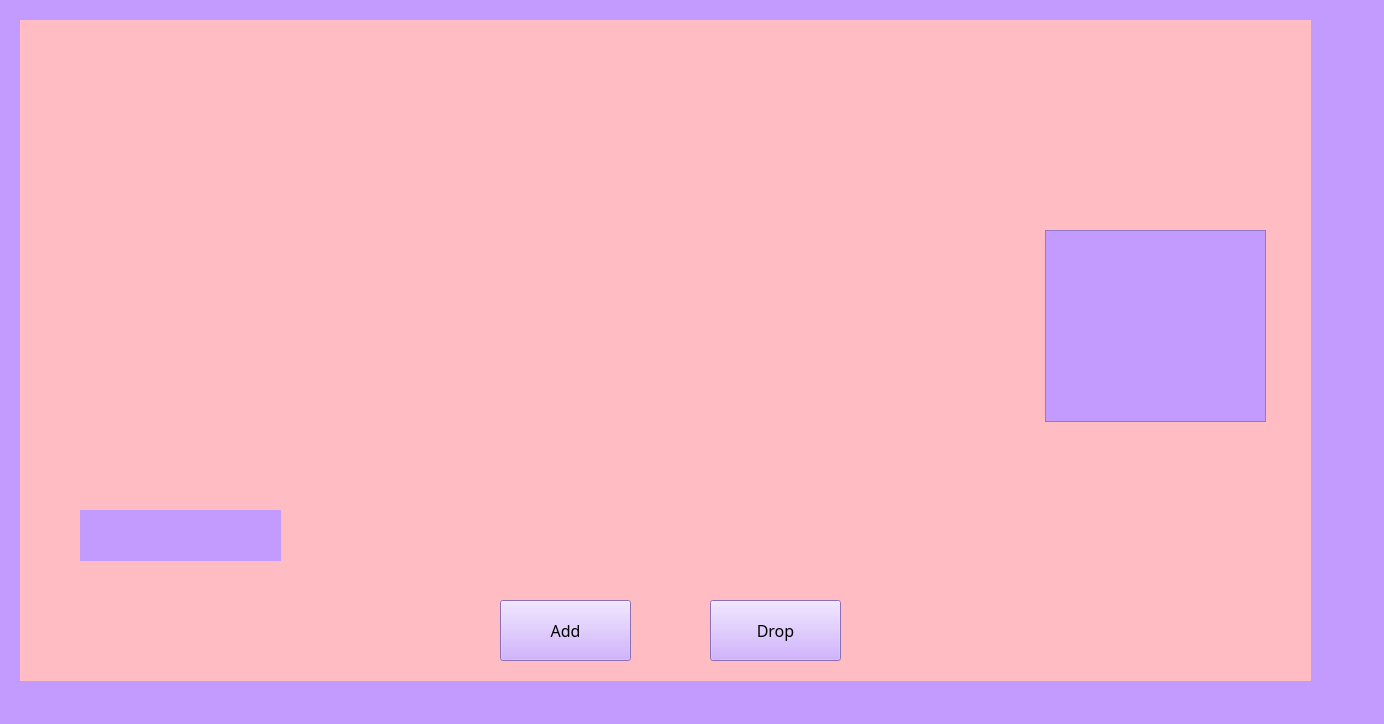
<?xml version="1.0" encoding="UTF-8"?>
<ui version="4.0">
 <class>server_greeting</class>
 <widget class="QMainWindow" name="server_greeting">
  <property name="geometry">
   <rect>
    <x>0</x>
    <y>0</y>
    <width>1384</width>
    <height>724</height>
   </rect>
  </property>
  <property name="font">
   <font>
    <family>OCR A Extended</family>
    <pointsize>10</pointsize>
   </font>
  </property>
  <property name="windowTitle">
   <string>Server</string>
  </property>
  <property name="styleSheet">
   <string notr="true">background-color:rgb(195, 155, 255)</string>
  </property>
  <widget class="QWidget" name="centralwidget">
   <widget class="QStackedWidget" name="server_stack_widget">
    <property name="geometry">
     <rect>
      <x>20</x>
      <y>20</y>
      <width>1291</width>
      <height>661</height>
     </rect>
    </property>
    <property name="styleSheet">
     <string notr="true">background-color:rgb(255, 188, 195)</string>
    </property>
    <property name="currentIndex">
     <number>1</number>
    </property>
    <widget class="QWidget" name="page1">
     <widget class="QLabel" name="Server_connections_label">
      <property name="geometry">
       <rect>
        <x>220</x>
        <y>160</y>
        <width>211</width>
        <height>41</height>
       </rect>
      </property>
      <property name="font">
       <font>
        <family>OCR A Extended</family>
        <pointsize>12</pointsize>
       </font>
      </property>
      <property name="styleSheet">
       <string notr="true">background-color:rgb(170, 255, 255)</string>
      </property>
      <property name="text">
       <string>Enter Host IP</string>
      </property>
      <property name="alignment">
       <set>Qt::AlignCenter</set>
      </property>
     </widget>
     <widget class="QPushButton" name="start_server_button">
      <property name="geometry">
       <rect>
        <x>250</x>
        <y>400</y>
        <width>161</width>
        <height>71</height>
       </rect>
      </property>
      <property name="font">
       <font>
        <family>OCR A Extended</family>
        <pointsize>12</pointsize>
       </font>
      </property>
      <property name="styleSheet">
       <string notr="true">background-color:rgb(85, 255, 255)</string>
      </property>
      <property name="text">
       <string>Start Server</string>
      </property>
     </widget>
     <widget class="QPushButton" name="Submit_button">
      <property name="geometry">
       <rect>
        <x>1120</x>
        <y>380</y>
        <width>151</width>
        <height>71</height>
       </rect>
      </property>
      <property name="font">
       <font>
        <family>OCR A Extended</family>
        <pointsize>12</pointsize>
       </font>
      </property>
      <property name="styleSheet">
       <string notr="true">background-color:rgb(85, 255, 255)</string>
      </property>
      <property name="text">
       <string>Start Game</string>
      </property>
     </widget>
     <widget class="QListWidget" name="connections_list">
      <property name="geometry">
       <rect>
        <x>670</x>
        <y>330</y>
        <width>256</width>
        <height>192</height>
       </rect>
      </property>
      <property name="font">
       <font>
        <family>OCR A Extended</family>
        <pointsize>10</pointsize>
        <weight>50</weight>
        <italic>true</italic>
        <bold>false</bold>
       </font>
      </property>
      <property name="styleSheet">
       <string notr="true">background-color:rgb(85, 255, 255)</string>
      </property>
     </widget>
     <widget class="QLabel" name="server_started_label">
      <property name="geometry">
       <rect>
        <x>680</x>
        <y>570</y>
        <width>261</width>
        <height>31</height>
       </rect>
      </property>
      <property name="font">
       <font>
        <family>OCR A Extended</family>
        <pointsize>12</pointsize>
       </font>
      </property>
      <property name="styleSheet">
       <string notr="true">background-color:rgb(170, 255, 255)</string>
      </property>
      <property name="text">
       <string/>
      </property>
      <property name="alignment">
       <set>Qt::AlignCenter</set>
      </property>
     </widget>
     <widget class="QLabel" name="server_title_label">
      <property name="geometry">
       <rect>
        <x>580</x>
        <y>10</y>
        <width>351</width>
        <height>71</height>
       </rect>
      </property>
      <property name="font">
       <font>
        <family>OCR A Extended</family>
        <pointsize>12</pointsize>
       </font>
      </property>
      <property name="styleSheet">
       <string notr="true">background-color:rgb(170, 255, 255)</string>
      </property>
      <property name="text">
       <string>SERVER</string>
      </property>
      <property name="alignment">
       <set>Qt::AlignCenter</set>
      </property>
     </widget>
     <widget class="QLineEdit" name="host_ip_input">
      <property name="geometry">
       <rect>
        <x>700</x>
        <y>160</y>
        <width>201</width>
        <height>41</height>
       </rect>
      </property>
      <property name="font">
       <font>
        <family>OCR A Extended</family>
        <pointsize>12</pointsize>
       </font>
      </property>
      <property name="styleSheet">
       <string notr="true">background-color:rgb(170, 255, 255)</string>
      </property>
      <property name="alignment">
       <set>Qt::AlignCenter</set>
      </property>
     </widget>
     <widget class="QPushButton" name="host_ip_button">
      <property name="geometry">
       <rect>
        <x>1100</x>
        <y>140</y>
        <width>151</width>
        <height>61</height>
       </rect>
      </property>
      <property name="font">
       <font>
        <family>OCR A Extended</family>
        <pointsize>12</pointsize>
       </font>
      </property>
      <property name="styleSheet">
       <string notr="true">background-color:rgb(85, 255, 255)</string>
      </property>
      <property name="text">
       <string>Enter</string>
      </property>
     </widget>
     <widget class="QLabel" name="port_label">
      <property name="geometry">
       <rect>
        <x>220</x>
        <y>250</y>
        <width>211</width>
        <height>41</height>
       </rect>
      </property>
      <property name="font">
       <font>
        <family>OCR A Extended</family>
        <pointsize>12</pointsize>
       </font>
      </property>
      <property name="styleSheet">
       <string notr="true">background-color:rgb(170, 255, 255)</string>
      </property>
      <property name="text">
       <string>Enter Port Number</string>
      </property>
      <property name="alignment">
       <set>Qt::AlignCenter</set>
      </property>
     </widget>
     <widget class="QLineEdit" name="port_input">
      <property name="geometry">
       <rect>
        <x>700</x>
        <y>250</y>
        <width>201</width>
        <height>41</height>
       </rect>
      </property>
      <property name="font">
       <font>
        <family>OCR A Extended</family>
        <pointsize>12</pointsize>
       </font>
      </property>
      <property name="styleSheet">
       <string notr="true">background-color:rgb(170, 255, 255)</string>
      </property>
      <property name="alignment">
       <set>Qt::AlignCenter</set>
      </property>
     </widget>
    </widget>
    <widget class="QWidget" name="page_2">
     <widget class="QWidget" name="gridLayoutWidget">
      <property name="geometry">
       <rect>
        <x>480</x>
        <y>30</y>
        <width>341</width>
        <height>541</height>
       </rect>
      </property>
      <layout class="QGridLayout" name="gridLayout">
       <property name="verticalSpacing">
        <number>7</number>
       </property>
      </layout>
     </widget>
     <widget class="QWidget" name="gridLayoutWidget_2">
      <property name="geometry">
       <rect>
        <x>60</x>
        <y>230</y>
        <width>201</width>
        <height>191</height>
       </rect>
      </property>
      <layout class="QGridLayout" name="game_deck_layout">
       <property name="verticalSpacing">
        <number>7</number>
       </property>
      </layout>
     </widget>
     <widget class="QLabel" name="info_label">
      <property name="geometry">
       <rect>
        <x>60</x>
        <y>490</y>
        <width>201</width>
        <height>51</height>
       </rect>
      </property>
      <property name="font">
       <font>
        <family>OCR A Extended</family>
        <pointsize>10</pointsize>
       </font>
      </property>
      <property name="styleSheet">
       <string notr="true">background-color:rgb(195, 155, 255)</string>
      </property>
      <property name="text">
       <string/>
      </property>
      <property name="alignment">
       <set>Qt::AlignCenter</set>
      </property>
     </widget>
     <widget class="QPushButton" name="add_button">
      <property name="geometry">
       <rect>
        <x>480</x>
        <y>580</y>
        <width>131</width>
        <height>61</height>
       </rect>
      </property>
      <property name="font">
       <font>
        <family>OCR A Extended</family>
        <pointsize>12</pointsize>
       </font>
      </property>
      <property name="styleSheet">
       <string notr="true">background-color:rgb(195, 155, 255)</string>
      </property>
      <property name="text">
       <string>Add</string>
      </property>
     </widget>
     <widget class="QPushButton" name="drop_button">
      <property name="geometry">
       <rect>
        <x>690</x>
        <y>580</y>
        <width>131</width>
        <height>61</height>
       </rect>
      </property>
      <property name="font">
       <font>
        <family>OCR A Extended</family>
        <pointsize>12</pointsize>
       </font>
      </property>
      <property name="styleSheet">
       <string notr="true">background-color:rgb(195, 155, 255)</string>
      </property>
      <property name="text">
       <string>Drop</string>
      </property>
     </widget>
     <widget class="QListWidget" name="player_cards">
      <property name="geometry">
       <rect>
        <x>1025</x>
        <y>210</y>
        <width>221</width>
        <height>192</height>
       </rect>
      </property>
      <property name="styleSheet">
       <string notr="true">background-color:rgb(195, 155, 255)</string>
      </property>
     </widget>
    </widget>
   </widget>
  </widget>
  <widget class="QMenuBar" name="menubar">
   <property name="geometry">
    <rect>
     <x>0</x>
     <y>0</y>
     <width>1384</width>
     <height>25</height>
    </rect>
   </property>
  </widget>
  <widget class="QStatusBar" name="statusbar"/>
 </widget>
 <resources/>
 <connections/>
</ui>
